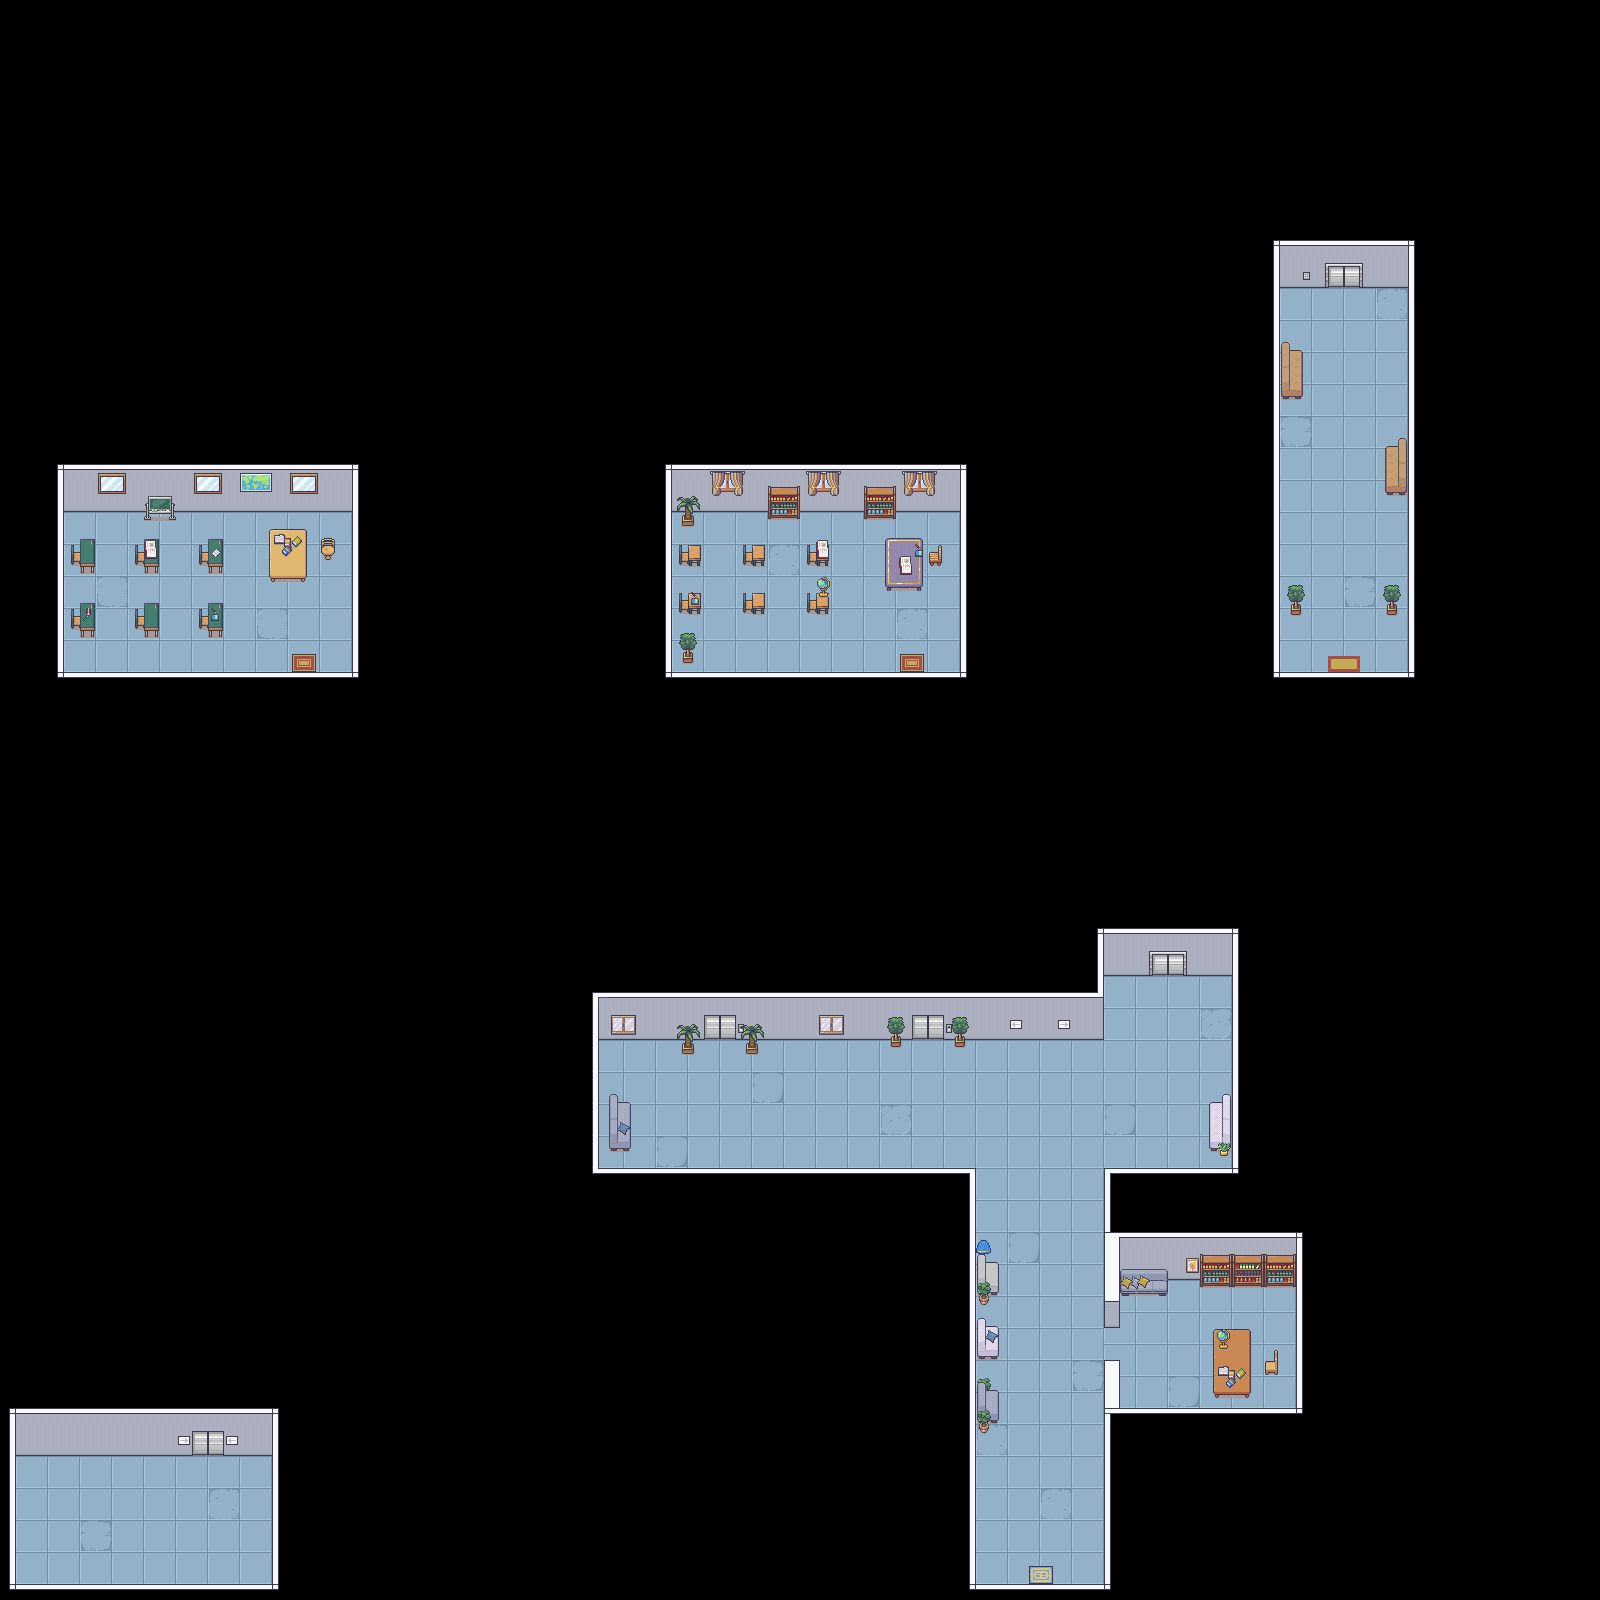

A level layout from a 2D game, rendered from its tile map. Below: a short description, then the map file with tile-grid data replaced by summaries:
An orthogonal 100x100 tile map with 16x16 px tiles, 5 tile layers (Tile Layer 1, Tile Layer 5, Tile Layer 4, Tile Layer 2, ...), 3 tilesets and 52 objects.

<map version="1.10" tiledversion="1.10.0" orientation="orthogonal" renderorder="right-down" width="100" height="100" tilewidth="16" tileheight="16" infinite="0" nextlayerid="7" nextobjectid="94">
 <tileset firstgid="1" source="Interiors_free_16x16.tsx" />
 <tileset firstgid="1425" source="Room_Builder_free_16x16.tsx" />
 <tileset firstgid="1816" source="pixel-cyberpunk-interior.tsx" />
 <layer id="1" name="Tile Layer 1" width="100" height="100">
  <data>[10000 cells, 1776 non-empty, 36 distinct tile ids]</data>
 </layer>
 <layer id="6" name="Tile Layer 5" width="100" height="100">
  <data>[10000 cells, 287 non-empty, 19 distinct tile ids]</data>
 </layer>
 <layer id="5" name="Tile Layer 4" width="100" height="100">
  <data>[10000 cells, 11 non-empty, 11 distinct tile ids]</data>
 </layer>
 <layer id="2" name="Tile Layer 2" width="100" height="100">
  <data>[10000 cells, 283 non-empty, 142 distinct tile ids]</data>
 </layer>
 <layer id="4" name="Tile Layer 3" width="100" height="100">
  <data>[10000 cells, 93 non-empty, 52 distinct tile ids]</data>
 </layer>
 <objectgroup id="3" name="Object Layer 1">
  <object id="2" x="16" y="1456">
   <polyline points="0,0 256,0 256,128 0,128 0,16" />
  </object>
  <object id="4" x="16" y="1456">
   <polyline points="0,0 0,16" />
  </object>
  <object id="16" x="1213.18" y="1329.41" width="38.1428" height="69.0964" />
  <object id="26" x="1104" y="1360">
   <polyline points="0,0 16,0 16,48 192,48 191.944,-72.9198 95.9547,-73.1084 96,-80 64,-80 64,-64 16,-64 16,-32 0,-32" />
  </object>
  <object id="28" x="1104" y="1360">
   <polyline points="0,0 0,224 -128,224 -128.108,72.7853 -114.915,72.7853 -114.915,64.1975 -105.705,64.0731 -105.705,29.5976 -112.799,29.5976 -112.799,18.2717 -127.859,18.3962 -128,0 -104.834,-0.0238963 -104.834,-34.0015 -117.902,-34.0015 -118.027,-41.967 -127.983,-41.967 -127.983,-54.9108 -114.542,-55.0353 -114.542,-63.9964 -104.834,-63.9964 -104.958,-97.8496 -117.902,-97.974 -117.902,-105.939 -112.55,-105.939 -112.55,-113.656 -118.4,-121.248 -127.735,-121.124 -128,-192 -505.098,-192.066 -504.973,-320.135 0,-320 0,-384 128,-384 128,-192 0,-192 0,-32" />
  </object>
  <object id="29" x="1264.99" y="1375.11">
   <polyline points="0,0 -0.176477,-14.2064 8.82387,-14.1182 8.73563,-25.148 13.0593,-25.2363 13.0593,-0.352955" />
  </object>
  <object id="31" x="1264.99" y="1375.11">
   <polyline points="0,0 12.9711,-0.0882387" />
  </object>
  <object id="32" x="64" y="512">
   <polyline points="0,0 288,0 288,160 0,160 0,16" />
  </object>
  <object id="34" x="64" y="528">
   <polyline points="0,0 0,-16" />
  </object>
  <object id="35" x="64" y="576">
   <polyline points="0,0 32,0 31.6561,-36.5134 0.178791,-36.5134" />
  </object>
  <object id="36" x="144" y="512">
   <polyline points="0,0 -0.0891988,7.46181 32.035,7.31776 32,0" />
  </object>
  <object id="37" x="64" y="640">
   <polyline points="0,0 32,0 31.9526,-37.0283 0.107467,-36.8892" />
  </object>
  <object id="38" x="159.039" y="567.017">
   <polyline points="0,0 -15.1382,0 -15.1382,-2.95805 -24.1864,-3.01605 -24.1284,-21.9824 -15.1962,-21.9824 -15.1382,-28.1305 -0.116002,-28.0725" />
  </object>
  <object id="40" x="158.907" y="539.048">
   <polyline points="0,0 0.135394,27.846" />
  </object>
  <object id="42" x="158.96" y="631.166">
   <polyline points="0,0 -15.1353,0 -15.1353,-2.93197 -23.9312,-3.09046 -23.7727,-22.1879 -15.0561,-22.1879 -15.1353,-28.2103 -0.0792424,-28.2103" />
  </object>
  <object id="43" x="158.96" y="603.114">
   <polyline points="0,0 0,27.8141" />
  </object>
  <object id="45" x="222.852" y="566.986">
   <polyline points="0,0 -14.9146,0.0578085 -14.9146,-2.94823 -23.8171,-2.94823 -23.8749,-22.025 -15.0302,-22.025 -14.9422,-28.0484 0.0560558,-28.0048" />
  </object>
  <object id="47" x="222.949" y="539.034">
   <polyline points="0,0 0.0184392,27.8248" />
  </object>
  <object id="48" x="320" y="560">
   <polygon points="0,0 -0.127063,-22.1074 15.9405,-22.1998 15.8481,-0.130018" />
  </object>
  <object id="49" x="306.799" y="578.386">
   <polygon points="0,0 -37.8711,-0.212759 -37.8711,-49.2537 -0.10638,-49.2537" />
  </object>
  <object id="50" x="223.08" y="631.035">
   <polyline points="0,0 -15.147,-0.202862 -15.147,-3.04293 -24.2082,-3.04293 -24.2082,-22.1119 -15.147,-22.1119 -15.2146,-28.2654 -0.135241,-28.1978" />
  </object>
  <object id="51" x="222.877" y="602.905">
   <polyline points="0,0 0.135241,27.9273" />
  </object>
  <object id="52" x="672" y="512">
   <polyline points="0,0 96,0 96.0337,6.35004 127.843,6.17902 128,0 192,0 191.974,6.86308 223.783,6.86308 224,0 288,0 288,160 24.5489,159.752 24.5489,121.444 0.0935801,121.615" />
  </object>
  <object id="53" x="672" y="512">
   <polyline points="0,0 0.0935801,121.615" />
  </object>
  <object id="54" x="680.94" y="512.079">
   <polyline points="0,0 0,13.8276 13.8276,13.9192 13.8276,0" />
  </object>
  <object id="55" x="885.206" y="588.128">
   <polyline points="0,0 37.7131,0.140197 37.5729,-22.5718 57.0603,-22.712 56.9201,-43.4612 52.7142,-43.4612 52.574,-36.3111 37.9935,-36.1709 37.9935,-49.7701 0,-49.9103" />
  </object>
  <object id="56" x="885.206" y="588.128">
   <polyline points="0,0 0.140197,-49.9103" />
  </object>
  <object id="57" x="828.846" y="565.982">
   <polyline points="0,0 0.212416,-25.7023 -13.0636,-25.8085 -13.0636,-14.2319 -18.6926,-14.2319 -18.7988,-20.8167 -21.985,-20.8167 -21.8788,-1.3807 -19.1174,-1.3807 -19.0112,-4.46073 -12.2139,-4.14211 -12.2139,0" />
  </object>
  <object id="58" x="816.738" y="566.194">
   <polyline points="0,0 12.3201,-0.106208" />
  </object>
  <object id="59" x="828.952" y="613.881">
   <polyline points="0,0 0.212416,-36.9603 -12.9574,-36.9603 -13.0636,-14.0194 -18.905,-14.0194 -18.905,-21.0292 -21.985,-21.0292 -22.0912,-2.12416 -19.0112,-1.91174 -18.905,-3.82348 -13.0636,-3.92969 -12.9574,0" />
  </object>
  <object id="60" x="829.058" y="613.988">
   <polyline points="0,0 -12.9574,0.106208" />
  </object>
  <object id="61" x="764.91" y="613.812">
   <polyline points="0,0 0.088881,-20.9759 -13.2433,-20.887 -13.1544,-14.0432 -18.8428,-13.9543 -18.8428,-20.9759 -21.9536,-20.9759 -21.9536,-1.68874 -19.0205,-1.68874 -18.9317,-3.733 -14.3098,-3.82188 -14.221,-0.088881" />
  </object>
  <object id="62" x="764.999" y="613.901">
   <polyline points="0,0 -14.221,-0.088881" />
  </object>
  <object id="67" x="764.881" y="565.845">
   <polyline points="0,0 0.088881,-20.9759 -13.2433,-20.887 -13.1544,-14.0432 -18.8428,-13.9543 -18.8428,-20.9759 -21.9536,-20.9759 -21.9536,-1.68874 -19.0205,-1.68874 -18.9317,-3.733 -14.3098,-3.82188 -14.221,-0.088881" />
  </object>
  <object id="68" x="700.79" y="565.845">
   <polyline points="0,0 0.088881,-20.9759 -13.2433,-20.887 -13.1544,-14.0432 -18.8428,-13.9543 -18.8428,-20.9759 -21.9536,-20.9759 -21.9536,-1.68874 -19.0205,-1.68874 -18.9317,-3.733 -14.3098,-3.82188 -14.221,-0.088881" />
  </object>
  <object id="69" x="700.888" y="613.767">
   <polyline points="0,0 0.088881,-20.9759 -13.2433,-20.887 -13.1544,-14.0432 -18.8428,-13.9543 -18.8428,-20.9759 -21.9536,-20.9759 -21.9536,-1.68874 -19.0205,-1.68874 -18.9317,-3.733 -14.3098,-3.82188 -14.221,-0.088881" />
  </object>
  <object id="71" x="608" y="1152">
   <polyline points="0,0 0.0550691,-58.0644 10.5214,-58.0644 10.5214,-50.416 23.2018,-50.2147 23.0005,-0.700763" />
  </object>
  <object id="72" x="608.055" y="1152.31">
   <polyline points="0,0 23.1468,-0.402552" />
  </object>
  <object id="73" x="764.743" y="565.917">
   <polyline points="0,0 -14.2391,0" />
  </object>
  <object id="74" x="700.84" y="565.743">
   <polyline points="0,0 -14.2391,0" />
  </object>
  <object id="75" x="701.014" y="613.843">
   <polyline points="0,0 -14.4127,0" />
  </object>
  </objectgroup>
</map>
<!-- 11 of 52 objects omitted -->
